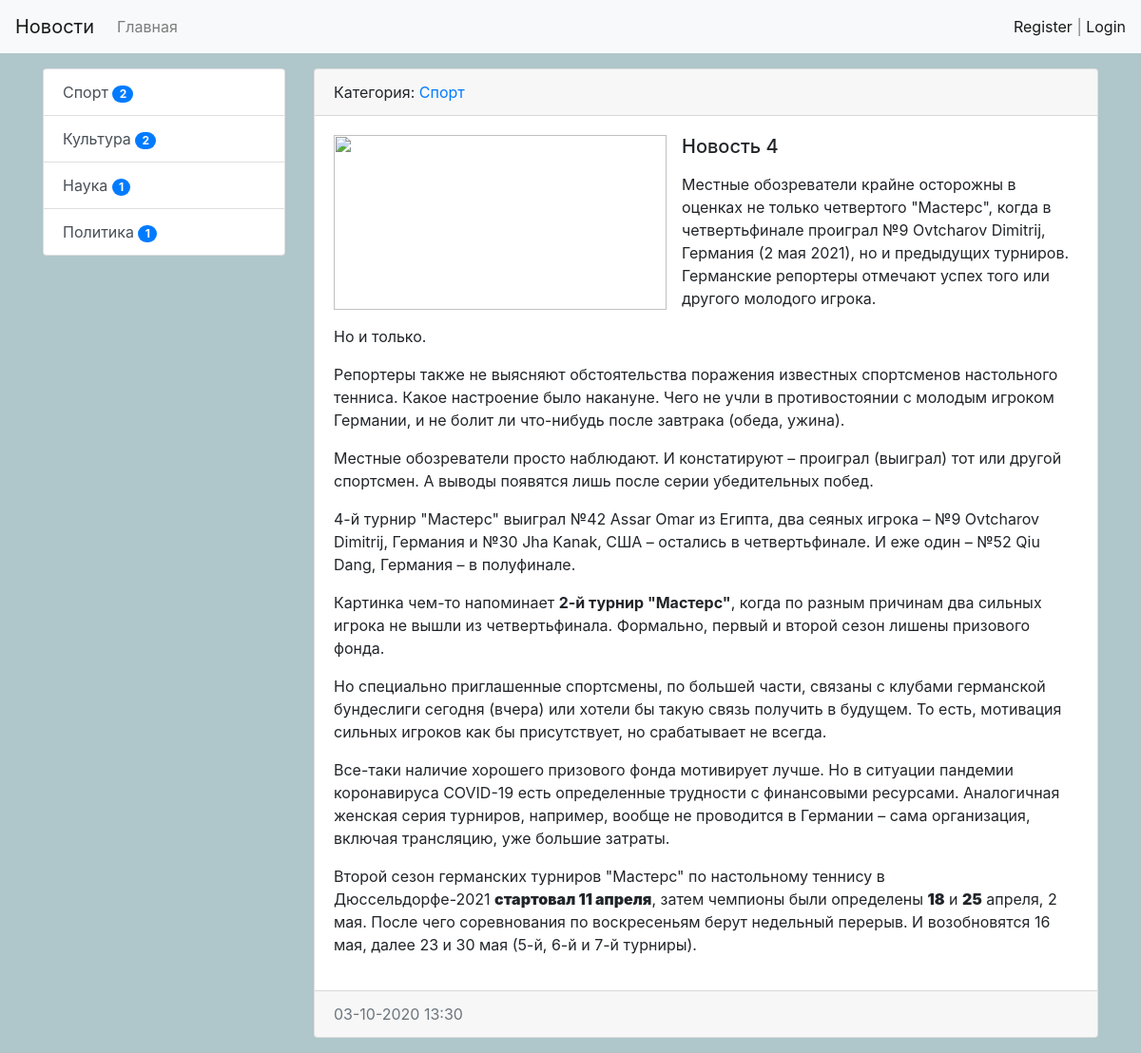
Screenshot of /news/4/ with the database file from the repository.
### news/models.py (models this page shows, shortened)
class Category(models.Model):
    title = models.CharField(max_length=150, db_index=True, verbose_name='Наименование категории')
    def get_absolute_url(self):
        return reverse('category', kwargs={'category_id': self.pk})
    def __str__(self):
        return self.title
    class Meta:
        verbose_name = 'Категория'
        verbose_name_plural = 'Категории'
        ordering = ['title']

class News(models.Model):
    title = models.CharField(max_length=150, verbose_name='Наименование')
    content = models.TextField(blank=True, verbose_name='Контент')
    created_at = models.DateTimeField(auto_now_add=True, verbose_name='Дата публикации')
    updated_at = models.DateTimeField(auto_now=True, verbose_name='Обновлено')
    photo = models.ImageField(upload_to='photos/%Y/%m/%d', verbose_name='Фото', blank='True')
    is_published = models.BooleanField(default=True, verbose_name='Опубликовано')
    category = models.ForeignKey('Category', on_delete=models.PROTECT, verbose_name='Категория')
    views = models.IntegerField(default=0)
    class Meta:
        verbose_name = 'Новость'
        verbose_name_plural = 'Новости'
        ordering = ['-created_at', 'title']

### news/views.py (the view)
# urls.py: path('news/<int:pk>/', ViewNews.as_view(), name='view_news'),
class ViewNews(DetailView):
    model = News
    context_object_name = 'news_item'

### news/templatetags/news_tags.py (called while the page is built)
@register.inclusion_tag('news/list_categories.html')
def show_categories(arg1='Hello', arg2='world'):
    categories = Category.objects.annotate(cnt=Count('news', filter=F('news__is_published'))).filter(cnt__gt=0)
    return {"categories": categories, "arg1": arg1, "arg2": arg2}

### news/templates/news/news_detail.html (shortened to what this page needs)
{% extends 'base.html' %}
{% block sidebar %}
{% include 'inc/_sidebar.html' %}
{% endblock %}
{% block content %}
<div class="card mb-3">
    <div class="card-header">
        Категория: <a href="{{ news_item.category.get_absolute_url }}">{{ news_item.category }}</a>
    </div>
    <div class="card-body">
            <img src="{{ item.photo.url }}" alt="" width="350" height="184" class="float-left mr-3">
                <h5 class="card-title">{{ news_item.title}}</h5>
                <p class="card-text">{{ news_item.content|safe|linebreaks }}</p>
    </div>
    <div class="card-footer text-muted">
        {{ news_item.created_at|date:"d-m-Y H:i" }}
    </div>
</div>
{% endblock %}

### news/templates/news/list_categories.html
<div class="list-group">
    {% for item in categories %}
    <a href="{{ item.get_absolute_url }} " class="list-group-item list-group-item-action"> {{ item.title }}     <span class="badge badge-primary badge-pill">{{ item.cnt }}</span>
    </a>
    {% endfor %}
</div>

### mysite/static/css/style1.css (style rules this page uses)
body { background-color: #afc6ca; }

### rows the page displays
Category: title "Спорт", cnt "2"
Category: title "Культура", cnt "2"
Category: title "Наука", cnt "1"
Category: title "Политика", cnt "1"
News: category "Спорт", title "Новость 4", content "Местные обозреватели крайне осторожны в оценках не только четвертого \"Мастерс\", когда в четвертьфинале проиграл №9 Ovtcharov Dimitrij, Германия (2 мая 2021), но и предыдущих турниров. Германские репортеры отмечают успех того или другого молодого игрока. Но и только. Репортеры также не выясняют обстоятельства поражения известных спортсменов настольного тенниса. Какое настроение было накануне. Чего не учли в противостоянии с молодым игроком Германии, и не болит ли что-нибудь после завтрака (обеда, ужина). Местные обозреватели просто наблюдают. И констатируют – проиграл (выиграл) тот или другой спортсмен. А выводы появятся лишь после серии убедительных побед. 4-й турнир \"Мастерс\" выиграл №42…", created_at "03-10-2020 13:30"
